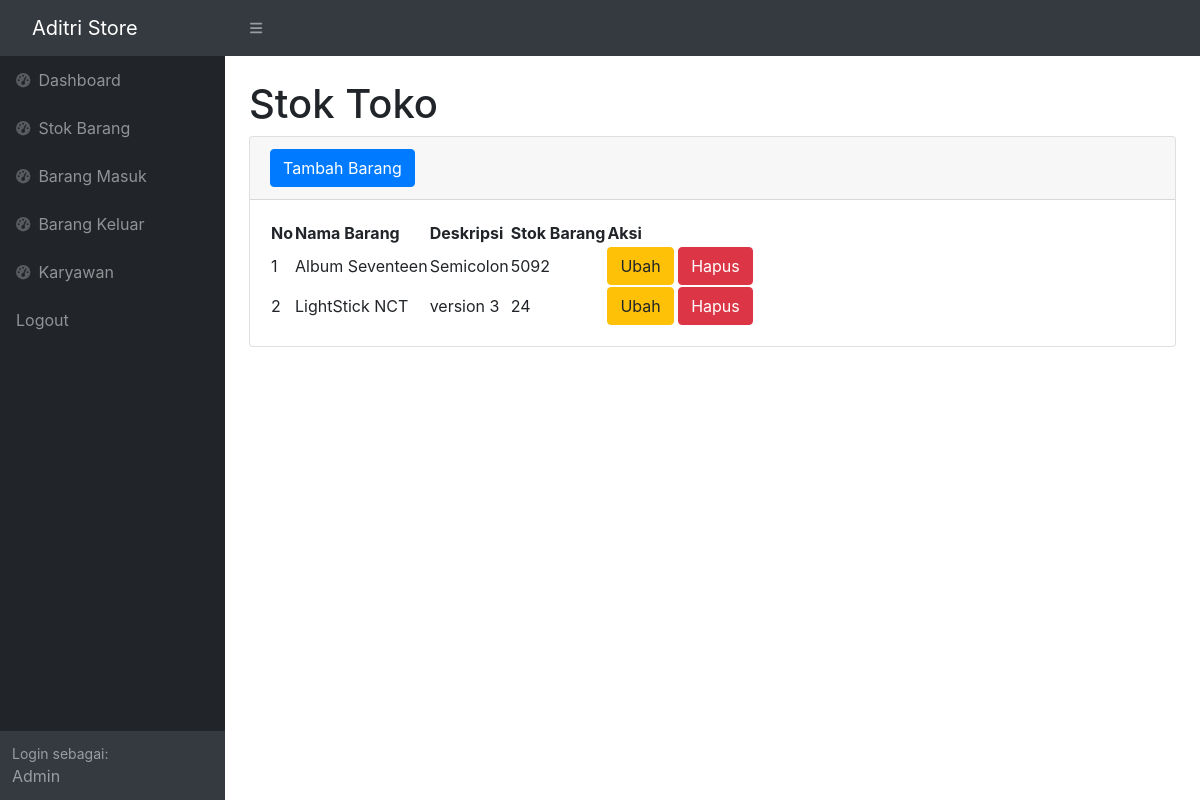
Page / (signed in) on the committed database.
### tables this page shows
CREATE TABLE `stok` (
  `idbarang` int(11) NOT NULL,
  `namabarang` varchar(50) NOT NULL,
  `deskripsi` varchar(200) NOT NULL,
  `stok` int(11) NOT NULL
);

### index.php (the view, shortened to what this page needs)
<?php
require 'function.php';
?>
<!DOCTYPE html>
<html lang="en">
<head>
    <link href="https://cdn.jsdelivr.net/npm/simple-datatables@latest/dist/style.css" rel="stylesheet" />
    <link href="css/styles.css" rel="stylesheet" />
</head>
<body class="sb-nav-fixed">
    <nav class="sb-topnav navbar navbar-expand navbar-dark bg-dark">
        <a class="navbar-brand ps-3" href="index.php">Aditri Store</a>
        <button class="btn btn-link btn-sm order-1 order-lg-0 me-4 me-lg-0" id="sidebarToggle" href="#!"><i
                class="fas fa-bars"></i></button>
    </nav>
    <div id="layoutSidenav">
        <div id="layoutSidenav_nav">
            <nav class="sb-sidenav accordion sb-sidenav-dark" id="sidenavAccordion">
                <div class="sb-sidenav-menu">
                    <div class="nav">
                        <a class="nav-link" href="dashboard.php">
                            <div class="sb-nav-link-icon"><i class="fas fa-tachometer-alt"></i></div>
                            Dashboard
                        </a>
                        <a class="nav-link" href="index.php">
                            <div class="sb-nav-link-icon"><i class="fas fa-tachometer-alt"></i></div>
                            Stok Barang
                        </a>
                        <a class="nav-link" href="masuk.php">
                            <div class="sb-nav-link-icon"><i class="fas fa-tachometer-alt"></i></div>
                            Barang Masuk
                        </a>
                        <a class="nav-link" href="keluar.php">
                            <div class="sb-nav-link-icon"><i class="fas fa-tachometer-alt"></i></div>
                            Barang Keluar
                        </a>
                        <a class="nav-link" href="karyawan.php">
                            <div class="sb-nav-link-icon"><i class="fas fa-tachometer-alt"></i></div>
                            Karyawan
                        </a>
                        <a class="nav-link" href="logout.php">
                            Logout
                        </a>
                    </div>
                </div>
                <div class="sb-sidenav-footer">
                    <div class="small">Login sebagai:</div>
                    Admin
                </div>
            </nav>
        </div>
        <div id="layoutSidenav_content">
            <main>
                <div class="container-fluid px-4">
                    <h1 class="mt-4">Stok Toko</h1>
                    <div class="card mb-4">
                        <div class="card-header">
                            <button type="button" class="btn btn-primary" data-toggle="modal" data-target="#myModal">
                                Tambah Barang
                            </button>
                        </div>
                        <div class="card-body">
                            <table id="datatablesSimple">
                                <thead>
                                    <tr>
                                        <th>No</th>
                                        <th>Nama Barang</th>
                                        <th>Deskripsi</th>
                                        <th>Stok Barang</th>
                                        <th>Aksi</th>
                                    </tr>
                                </thead>
                                <tbody>
                                    <?php
                                    $ambilsemuadatastok = mysqli_query($conn, "select * from stok");
                                    $i = 1;
                                    while($data=mysqli_fetch_array($ambilsemuadatastok)){
                                        $namabarang = $data['namabarang'];
                                        $deskripsi = $data['deskripsi'];
                                        $stok = $data['stok'];
                                        $idb = $data['idbarang'];
                                    ?>
                                    <tr>
                                        <td><?=$i++;?></td>
                                        <td><?=$namabarang;?></td>
                                        <td><?=$deskripsi;?></td>
                                        <td><?=$stok;?></td>
                                        <td>
                                            <button type="button" class="btn btn-warning" data-toggle="modal" data-target="#ubah<?=$idb;?>">
                                                Ubah
                                            </button>
                                            <button type="button" class="btn btn-danger" data-toggle="modal" data-target="#hapus<?=$idb;?>">
                                                Hapus
                                            </button>
                                        </td>
                                    </tr>
                        </div>
                        <?php
                                    };
                                    ?>
                    </div>
                </div>
        </div>
    <link rel="stylesheet" href="https://cdn.jsdelivr.net/npm/bootstrap@4.6.1/dist/css/bootstrap.min.css">
</body>
</html>

### rows in the picture
stok: namabarang "Album Seventeen", deskripsi "Semicolon", stok "5092"
stok: namabarang "LightStick NCT", deskripsi "version 3", stok "24"
